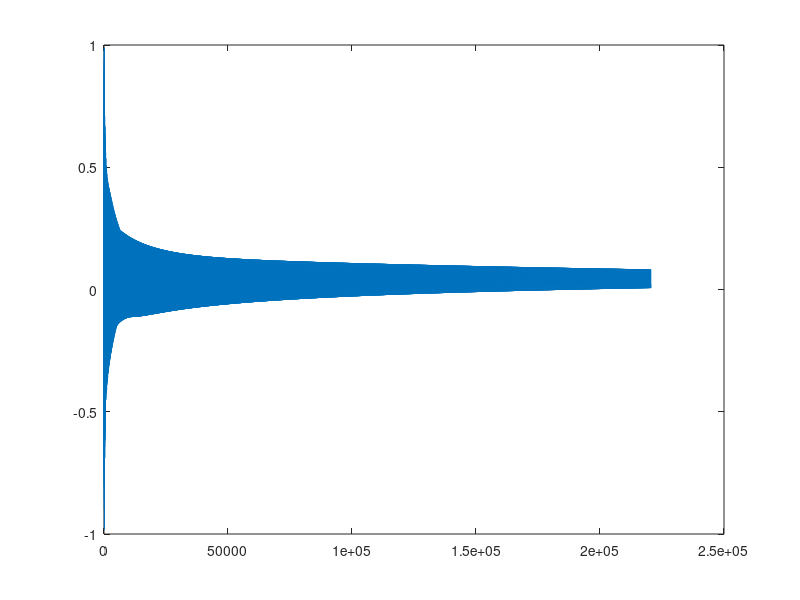

The MATLAB script that drew this image:
fs = 44100; % sample rate

lengthSound = 5; % in [s]
totNumSamples = lengthSound * fs;

x = zeros(totNumSamples, 1);
y = zeros(totNumSamples, 1);
LP = zeros(totNumSamples, 1);
AP = zeros(totNumSamples, 1);
x(1:100) = rand(100, 1) * 2 - 1;
freq = 440;
g = 0.1;
N = floor(fs / freq);
for n = N+2:totNumSamples
    LP(n) = (y(n - N) + y(n - N - 1)) / 2;
    AP(n) = -g * LP(n) + LP(n - 1) + g * AP(n - 1);
    y(n) = x(n - N) + AP(n);
end

plot(y);